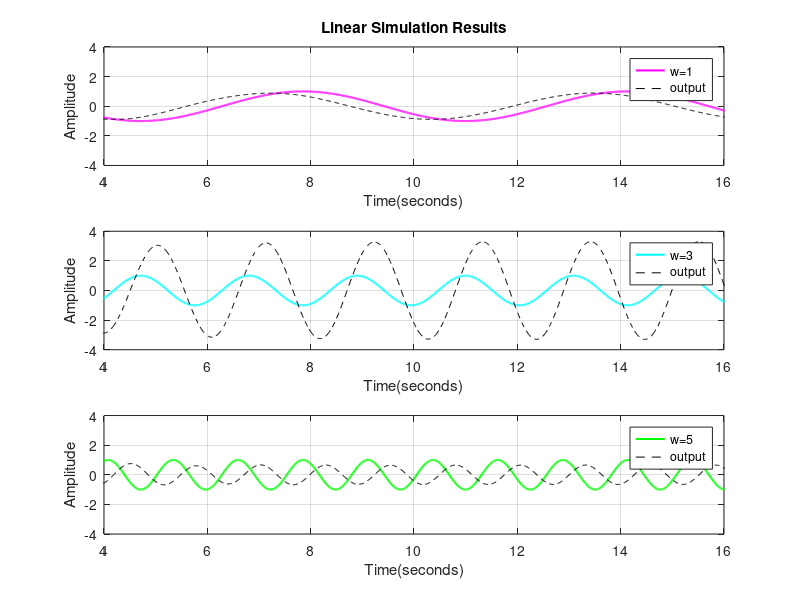

This figure's MATLAB source:
t=0:0.01:81.92;
H=tf([1 10.1 1],[1 2 10 9]);

x=sin(t); %insignal
y=lsim(H,x,t); %processed signal
subplot(3,1,1)
plot(t,x,'m','linewidth',1.5); %plot x
hold on
plot(t,y,'k--'); %plot y
xlim([4 16]);
ylim([-4 4]);
legend('w=1','output');
title('Linear Simulation Results');
ylabel('Amplitude');xlabel('Time(seconds)');
grid on;

x=sin(3*t);
y=lsim(H,x,t);
subplot(3,1,2)
plot(t,x,'c','linewidth',1.5);
hold on
plot(t,y,'k--');
xlim([4 16]);
ylim([-4 4]);
legend('w=3','output');
%title('Linear Simulation Result');
ylabel('Amplitude');xlabel('Time(seconds)');
grid on;

x=sin(5*t);
y=lsim(H,x,t);
subplot(3,1,3)
plot(t,x,'g','linewidth',1.5);
hold on
plot(t,y,'k--');
xlim([4 16]);
ylim([-4 4]);
legend('w=5','output');
%title('Linear Simulation Result');
ylabel('Amplitude');xlabel('Time(seconds)');
grid on;
